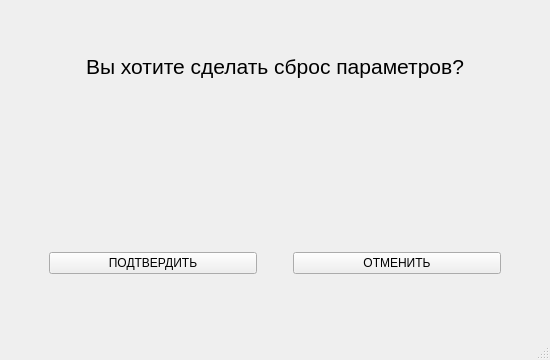
<?xml version="1.0" encoding="UTF-8"?>
<ui version="4.0">
 <class>MainWindow_pop</class>
 <widget class="QMainWindow" name="MainWindow_pop">
  <property name="geometry">
   <rect>
    <x>0</x>
    <y>0</y>
    <width>550</width>
    <height>360</height>
   </rect>
  </property>
  <property name="windowTitle">
   <string>MainWindow</string>
  </property>
  <widget class="QWidget" name="centralwidget">
   <layout class="QVBoxLayout" name="verticalLayout">
    <item>
     <spacer name="verticalSpacer">
      <property name="orientation">
       <enum>Qt::Vertical</enum>
      </property>
      <property name="sizeType">
       <enum>QSizePolicy::Fixed</enum>
      </property>
      <property name="sizeHint" stdset="0">
       <size>
        <width>20</width>
        <height>45</height>
       </size>
      </property>
     </spacer>
    </item>
    <item>
     <layout class="QHBoxLayout" name="horizontalLayout_3">
      <property name="spacing">
       <number>0</number>
      </property>
      <item>
       <spacer name="horizontalSpacer_4">
        <property name="orientation">
         <enum>Qt::Horizontal</enum>
        </property>
        <property name="sizeHint" stdset="0">
         <size>
          <width>40</width>
          <height>20</height>
         </size>
        </property>
       </spacer>
      </item>
      <item>
       <widget class="QLabel" name="label_2">
        <property name="maximumSize">
         <size>
          <width>620</width>
          <height>16777215</height>
         </size>
        </property>
        <property name="font">
         <font>
          <pointsize>16</pointsize>
         </font>
        </property>
        <property name="text">
         <string>Вы хотите сделать сброс параметров?</string>
        </property>
        <property name="alignment">
         <set>Qt::AlignCenter</set>
        </property>
       </widget>
      </item>
      <item>
       <spacer name="horizontalSpacer_5">
        <property name="orientation">
         <enum>Qt::Horizontal</enum>
        </property>
        <property name="sizeHint" stdset="0">
         <size>
          <width>40</width>
          <height>20</height>
         </size>
        </property>
       </spacer>
      </item>
     </layout>
    </item>
    <item>
     <spacer name="verticalSpacer_2">
      <property name="orientation">
       <enum>Qt::Vertical</enum>
      </property>
      <property name="sizeType">
       <enum>QSizePolicy::MinimumExpanding</enum>
      </property>
      <property name="sizeHint" stdset="0">
       <size>
        <width>20</width>
        <height>21</height>
       </size>
      </property>
     </spacer>
    </item>
    <item>
     <layout class="QHBoxLayout" name="horizontalLayout_2">
      <item>
       <layout class="QHBoxLayout" name="horizontalLayout">
        <item>
         <spacer name="horizontalSpacer">
          <property name="orientation">
           <enum>Qt::Horizontal</enum>
          </property>
          <property name="sizeType">
           <enum>QSizePolicy::Fixed</enum>
          </property>
          <property name="sizeHint" stdset="0">
           <size>
            <width>40</width>
            <height>20</height>
           </size>
          </property>
         </spacer>
        </item>
        <item>
         <widget class="QPushButton" name="pushButton_ok">
          <property name="text">
           <string>ПОДТВЕРДИТЬ</string>
          </property>
         </widget>
        </item>
        <item>
         <spacer name="horizontalSpacer_3">
          <property name="orientation">
           <enum>Qt::Horizontal</enum>
          </property>
          <property name="sizeType">
           <enum>QSizePolicy::Fixed</enum>
          </property>
          <property name="sizeHint" stdset="0">
           <size>
            <width>30</width>
            <height>20</height>
           </size>
          </property>
         </spacer>
        </item>
        <item>
         <widget class="QPushButton" name="pushButton_cancel">
          <property name="text">
           <string>ОТМЕНИТЬ</string>
          </property>
         </widget>
        </item>
       </layout>
      </item>
      <item>
       <spacer name="horizontalSpacer_2">
        <property name="orientation">
         <enum>Qt::Horizontal</enum>
        </property>
        <property name="sizeType">
         <enum>QSizePolicy::Fixed</enum>
        </property>
        <property name="sizeHint" stdset="0">
         <size>
          <width>40</width>
          <height>20</height>
         </size>
        </property>
       </spacer>
      </item>
     </layout>
    </item>
    <item>
     <spacer name="verticalSpacer_3">
      <property name="orientation">
       <enum>Qt::Vertical</enum>
      </property>
      <property name="sizeType">
       <enum>QSizePolicy::Minimum</enum>
      </property>
      <property name="sizeHint" stdset="0">
       <size>
        <width>20</width>
        <height>55</height>
       </size>
      </property>
     </spacer>
    </item>
   </layout>
  </widget>
  <widget class="QMenuBar" name="menubar">
   <property name="geometry">
    <rect>
     <x>0</x>
     <y>0</y>
     <width>550</width>
     <height>26</height>
    </rect>
   </property>
  </widget>
  <widget class="QStatusBar" name="statusbar"/>
 </widget>
 <resources/>
 <connections/>
</ui>
